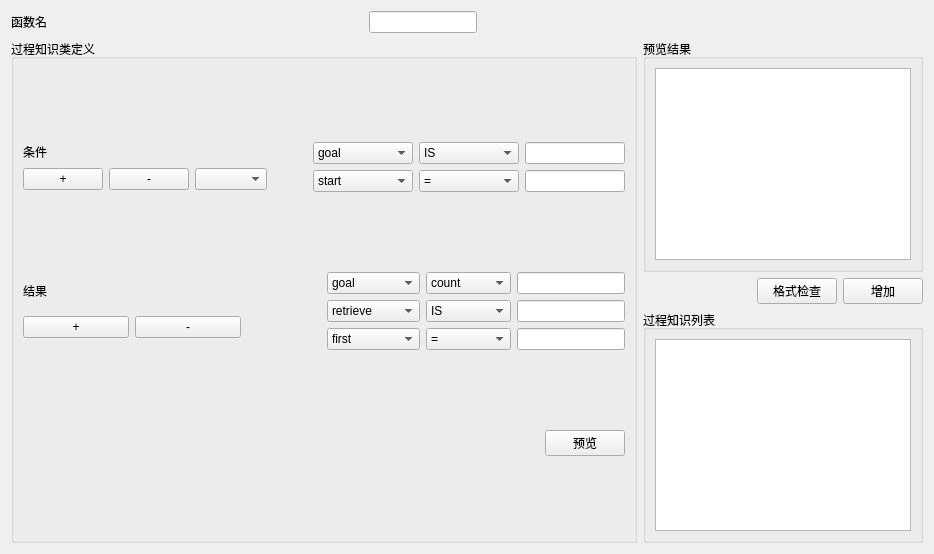
       <widget class="QWidget" name="tab_3">
        <attribute name="icon">
         <iconset resource="../SUBCMS/resources.qrc">
          <normaloff>:/images/resources/button-3.png</normaloff>:/images/resources/button-3.png</iconset>
        </attribute>
        <attribute name="title">
         <string>手工建模</string>
        </attribute>
        <layout class="QGridLayout" name="gridLayout_9">
         <item row="4" column="9">
          <widget class="QPushButton" name="pushButton_9">
           <property name="text">
            <string>格式检查</string>
           </property>
          </widget>
         </item>
         <item row="4" column="10">
          <widget class="QPushButton" name="pushButton_3">
           <property name="text">
            <string>增加</string>
           </property>
          </widget>
         </item>
         <item row="0" column="0">
          <widget class="QLabel" name="label">
           <property name="sizePolicy">
            <sizepolicy hsizetype="Fixed" vsizetype="Fixed">
             <horstretch>0</horstretch>
             <verstretch>0</verstretch>
            </sizepolicy>
           </property>
           <property name="text">
            <string>函数名</string>
           </property>
          </widget>
         </item>
         <item row="0" column="1">
          <widget class="QLineEdit" name="lineEdit">
           <property name="sizePolicy">
            <sizepolicy hsizetype="Fixed" vsizetype="Fixed">
             <horstretch>0</horstretch>
             <verstretch>0</verstretch>
            </sizepolicy>
           </property>
          </widget>
         </item>
         <item row="3" column="2" colspan="9">
          <widget class="QGroupBox" name="groupBox_2">
           <property name="title">
            <string>预览结果</string>
           </property>
           <layout class="QGridLayout" name="gridLayout_7">
            <item row="0" column="0">
             <widget class="QTextBrowser" name="textBrowser_4">
              <property name="sizePolicy">
               <sizepolicy hsizetype="Preferred" vsizetype="Expanding">
                <horstretch>0</horstretch>
                <verstretch>0</verstretch>
               </sizepolicy>
              </property>
              <property name="html">
               <string>&lt;!DOCTYPE HTML PUBLIC &quot;-//W3C//DTD HTML 4.0//EN&quot; &quot;http://www.w3.org/TR/REC-html40/strict.dtd&quot;&gt;
&lt;html&gt;&lt;head&gt;&lt;meta name=&quot;qrichtext&quot; content=&quot;1&quot; /&gt;&lt;style type=&quot;text/css&quot;&gt;
p, li { white-space: pre-wrap; }
&lt;/style&gt;&lt;/head&gt;&lt;body style=&quot; font-family:'SimSun'; font-size:9pt; font-weight:400; font-style:normal;&quot;&gt;
&lt;p style=&quot;-qt-paragraph-type:empty; margin-top:0px; margin-bottom:0px; margin-left:0px; margin-right:0px; -qt-block-indent:0; text-indent:0px;&quot;&gt;&lt;br /&gt;&lt;/p&gt;&lt;/body&gt;&lt;/html&gt;</string>
              </property>
             </widget>
            </item>
           </layout>
          </widget>
         </item>
         <item row="5" column="2" rowspan="2" colspan="9">
          <widget class="QGroupBox" name="groupBox_3">
           <property name="title">
            <string>过程知识列表</string>
           </property>
           <layout class="QGridLayout" name="gridLayout_8">
            <item row="0" column="0">
             <widget class="QListWidget" name="listWidget_4">
              <property name="sizePolicy">
               <sizepolicy hsizetype="Preferred" vsizetype="Expanding">
                <horstretch>0</horstretch>
                <verstretch>0</verstretch>
               </sizepolicy>
              </property>
             </widget>
            </item>
           </layout>
          </widget>
         </item>
         <item row="3" column="0" rowspan="4" colspan="2">
          <widget class="QGroupBox" name="groupBox">
           <property name="title">
            <string>过程知识类定义</string>
           </property>
           <layout class="QGridLayout" name="gridLayout_6">
            <item row="0" column="0">
             <layout class="QHBoxLayout" name="horizontalLayout_6">
              <item>
               <layout class="QVBoxLayout" name="verticalLayout_7">
                <item>
                 <widget class="QLabel" name="label_12">
                  <property name="sizePolicy">
                   <sizepolicy hsizetype="Fixed" vsizetype="Fixed">
                    <horstretch>0</horstretch>
                    <verstretch>0</verstretch>
                   </sizepolicy>
                  </property>
                  <property name="text">
                   <string>条件</string>
                  </property>
                 </widget>
                </item>
                <item>
                 <layout class="QHBoxLayout" name="horizontalLayout_4">
                  <item>
                   <widget class="QPushButton" name="pushButton">
                    <property name="sizePolicy">
                     <sizepolicy hsizetype="Fixed" vsizetype="Fixed">
                      <horstretch>0</horstretch>
                      <verstretch>0</verstretch>
                     </sizepolicy>
                    </property>
                    <property name="text">
                     <string>+</string>
                    </property>
                   </widget>
                  </item>
                  <item>
                   <widget class="QPushButton" name="pushButton_8">
                    <property name="text">
                     <string>-</string>
                    </property>
                   </widget>
                  </item>
                  <item>
                   <widget class="QComboBox" name="comboBox_8"/>
                  </item>
                  <item>
                   <spacer name="horizontalSpacer_8">
                    <property name="orientation">
                     <enum>Qt::Horizontal</enum>
                    </property>
                    <property name="sizeType">
                     <enum>QSizePolicy::Fixed</enum>
                    </property>
                    <property name="sizeHint" stdset="0">
                     <size>
                      <width>40</width>
                      <height>20</height>
                     </size>
                    </property>
                   </spacer>
                  </item>
                 </layout>
                </item>
               </layout>
              </item>
              <item>
               <layout class="QHBoxLayout" name="horizontalLayout_2">
                <item>
                 <layout class="QVBoxLayout" name="verticalLayout">
                  <item>
                   <widget class="QComboBox" name="comboBox_3">
                    <property name="sizePolicy">
                     <sizepolicy hsizetype="Minimum" vsizetype="Fixed">
                      <horstretch>0</horstretch>
                      <verstretch>0</verstretch>
                     </sizepolicy>
                    </property>
                    <property name="minimumSize">
                     <size>
                      <width>100</width>
                      <height>20</height>
                     </size>
                    </property>
                    <item>
                     <property name="text">
                      <string>goal</string>
                     </property>
                    </item>
                   </widget>
                  </item>
                  <item>
                   <widget class="QComboBox" name="comboBox_9">
                    <property name="sizePolicy">
                     <sizepolicy hsizetype="Minimum" vsizetype="Fixed">
                      <horstretch>0</horstretch>
                      <verstretch>0</verstretch>
                     </sizepolicy>
                    </property>
                    <property name="minimumSize">
                     <size>
                      <width>100</width>
                      <height>20</height>
                     </size>
                    </property>
                    <item>
                     <property name="text">
                      <string>start</string>
                     </property>
                    </item>
                   </widget>
                  </item>
                 </layout>
                </item>
                <item>
                 <layout class="QVBoxLayout" name="verticalLayout_2">
                  <item>
                   <widget class="QComboBox" name="comboBox_7">
                    <property name="sizePolicy">
                     <sizepolicy hsizetype="Minimum" vsizetype="Fixed">
                      <horstretch>0</horstretch>
                      <verstretch>0</verstretch>
                     </sizepolicy>
                    </property>
                    <property name="minimumSize">
                     <size>
                      <width>100</width>
                      <height>20</height>
                     </size>
                    </property>
                    <item>
                     <property name="text">
                      <string>IS</string>
                     </property>
                    </item>
                    <item>
                     <property name="text">
                      <string>=</string>
                     </property>
                    </item>
                    <item>
                     <property name="text">
                      <string>&gt;</string>
                     </property>
                    </item>
                    <item>
                     <property name="text">
                      <string>&lt;</string>
                     </property>
                    </item>
                    <item>
                     <property name="text">
                      <string>&gt;=</string>
                     </property>
                    </item>
                    <item>
                     <property name="text">
                      <string>&lt;=</string>
                     </property>
                    </item>
                   </widget>
                  </item>
                  <item>
                   <widget class="QComboBox" name="comboBox_10">
                    <property name="sizePolicy">
                     <sizepolicy hsizetype="Minimum" vsizetype="Fixed">
                      <horstretch>0</horstretch>
                      <verstretch>0</verstretch>
                     </sizepolicy>
                    </property>
                    <property name="minimumSize">
                     <size>
                      <width>100</width>
                      <height>20</height>
                     </size>
                    </property>
                    <item>
                     <property name="text">
                      <string>=</string>
                     </property>
                    </item>
                   </widget>
                  </item>
                 </layout>
                </item>
                <item>
                 <layout class="QVBoxLayout" name="verticalLayout_3">
                  <item>
                   <widget class="QLineEdit" name="lineEdit_3">
                    <property name="sizePolicy">
                     <sizepolicy hsizetype="Minimum" vsizetype="Fixed">
                      <horstretch>0</horstretch>
                      <verstretch>0</verstretch>
                     </sizepolicy>
                    </property>
                    <property name="minimumSize">
                     <size>
                      <width>100</width>
                      <height>20</height>
                     </size>
                    </property>
                    <property name="text">
                     <string/>
                    </property>
                   </widget>
                  </item>
                  <item>
                   <widget class="QLineEdit" name="lineEdit_8">
                    <property name="sizePolicy">
                     <sizepolicy hsizetype="Minimum" vsizetype="Fixed">
                      <horstretch>0</horstretch>
                      <verstretch>0</verstretch>
                     </sizepolicy>
                    </property>
                    <property name="minimumSize">
                     <size>
                      <width>100</width>
                      <height>20</height>
                     </size>
                    </property>
                    <property name="text">
                     <string/>
                    </property>
                   </widget>
                  </item>
                 </layout>
                </item>
               </layout>
              </item>
             </layout>
            </item>
            <item row="1" column="0">
             <layout class="QHBoxLayout" name="horizontalLayout_7">
              <item>
               <layout class="QVBoxLayout" name="verticalLayout_8">
                <item>
                 <widget class="QLabel" name="label_10">
                  <property name="sizePolicy">
                   <sizepolicy hsizetype="Fixed" vsizetype="Fixed">
                    <horstretch>0</horstretch>
                    <verstretch>0</verstretch>
                   </sizepolicy>
                  </property>
                  <property name="text">
                   <string>结果</string>
                  </property>
                 </widget>
                </item>
                <item>
                 <layout class="QHBoxLayout" name="horizontalLayout_5">
                  <item>
                   <widget class="QPushButton" name="pushButton_12">
                    <property name="text">
                     <string>+</string>
                    </property>
                   </widget>
                  </item>
                  <item>
                   <widget class="QPushButton" name="pushButton_11">
                    <property name="text">
                     <string>-</string>
                    </property>
                   </widget>
                  </item>
                  <item>
                   <spacer name="horizontalSpacer_4">
                    <property name="orientation">
                     <enum>Qt::Horizontal</enum>
                    </property>
                    <property name="sizeType">
                     <enum>QSizePolicy::Minimum</enum>
                    </property>
                    <property name="sizeHint" stdset="0">
                     <size>
                      <width>40</width>
                      <height>20</height>
                     </size>
                    </property>
                   </spacer>
                  </item>
                  <item>
                   <spacer name="horizontalSpacer_3">
                    <property name="orientation">
                     <enum>Qt::Horizontal</enum>
                    </property>
                    <property name="sizeType">
                     <enum>QSizePolicy::Fixed</enum>
                    </property>
                    <property name="sizeHint" stdset="0">
                     <size>
                      <width>40</width>
                      <height>20</height>
                     </size>
                    </property>
                   </spacer>
                  </item>
                 </layout>
                </item>
               </layout>
              </item>
              <item>
               <layout class="QHBoxLayout" name="horizontalLayout_3">
                <item>
                 <layout class="QVBoxLayout" name="verticalLayout_4">
                  <item>
                   <widget class="QComboBox" name="comboBox_4">
                    <item>
                     <property name="text">
                      <string>goal</string>
                     </property>
                    </item>
                    <item>
                     <property name="text">
                      <string>count-order</string>
                     </property>
                    </item>
                   </widget>
                  </item>
                  <item>
                   <widget class="QComboBox" name="comboBox_5">
                    <item>
                     <property name="text">
                      <string>retrieve</string>
                     </property>
                    </item>
                   </widget>
                  </item>
                  <item>
                   <widget class="QComboBox" name="comboBox_6">
                    <item>
                     <property name="text">
                      <string>first</string>
                     </property>
                    </item>
                   </widget>
                  </item>
                 </layout>
                </item>
                <item>
                 <layout class="QVBoxLayout" name="verticalLayout_5">
                  <item>
                   <widget class="QComboBox" name="comboBox_11">
                    <item>
                     <property name="text">
                      <string>count</string>
                     </property>
                    </item>
                    <item>
                     <property name="text">
                      <string>=</string>
                     </property>
                    </item>
                    <item>
                     <property name="text">
                      <string>&gt;</string>
                     </property>
                    </item>
                    <item>
                     <property name="text">
                      <string>&lt;</string>
                     </property>
                    </item>
                    <item>
                     <property name="text">
                      <string>&gt;=</string>
                     </property>
                    </item>
                    <item>
                     <property name="text">
                      <string>&lt;=</string>
                     </property>
                    </item>
                   </widget>
                  </item>
                  <item>
                   <widget class="QComboBox" name="comboBox_12">
                    <item>
                     <property name="text">
                      <string>IS</string>
                     </property>
                    </item>
                    <item>
                     <property name="text">
                      <string>=</string>
                     </property>
                    </item>
                    <item>
                     <property name="text">
                      <string>&gt;</string>
                     </property>
                    </item>
                    <item>
                     <property name="text">
                      <string>&lt;</string>
                     </property>
                    </item>
                    <item>
                     <property name="text">
                      <string>&gt;=</string>
                     </property>
                    </item>
                    <item>
                     <property name="text">
                      <string>&lt;=</string>
                     </property>
                    </item>
                   </widget>
                  </item>
                  <item>
                   <widget class="QComboBox" name="comboBox_13">
                    <item>
                     <property name="text">
                      <string>=</string>
                     </property>
                    </item>
                   </widget>
                  </item>
                 </layout>
                </item>
                <item>
                 <layout class="QVBoxLayout" name="verticalLayout_6">
                  <item>
                   <widget class="QLineEdit" name="lineEdit_9">
                    <property name="sizePolicy">
                     <sizepolicy hsizetype="Preferred" vsizetype="Fixed">
                      <horstretch>0</horstretch>
                      <verstretch>0</verstretch>
                     </sizepolicy>
                    </property>
                    <property name="text">
                     <string/>
                    </property>
                   </widget>
                  </item>
                  <item>
                   <widget class="QLineEdit" name="lineEdit_4">
                    <property name="sizePolicy">
                     <sizepolicy hsizetype="Preferred" vsizetype="Fixed">
                      <horstretch>0</horstretch>
                      <verstretch>0</verstretch>
                     </sizepolicy>
                    </property>
                    <property name="text">
                     <string/>
                    </property>
                   </widget>
                  </item>
                  <item>
                   <widget class="QLineEdit" name="lineEdit_5">
                    <property name="sizePolicy">
                     <sizepolicy hsizetype="Preferred" vsizetype="Fixed">
                      <horstretch>0</horstretch>
                      <verstretch>0</verstretch>
                     </sizepolicy>
                    </property>
                    <property name="text">
                     <string/>
                    </property>
                   </widget>
                  </item>
                 </layout>
                </item>
               </layout>
              </item>
             </layout>
            </item>
            <item row="2" column="0">
             <layout class="QHBoxLayout" name="horizontalLayout_8">
              <item>
               <spacer name="horizontalSpacer_5">
                <property name="orientation">
                 <enum>Qt::Horizontal</enum>
                </property>
                <property name="sizeType">
                 <enum>QSizePolicy::Fixed</enum>
                </property>
                <property name="sizeHint" stdset="0">
                 <size>
                  <width>40</width>
                  <height>20</height>
                 </size>
                </property>
               </spacer>
              </item>
              <item>
               <spacer name="horizontalSpacer_6">
                <property name="orientation">
                 <enum>Qt::Horizontal</enum>
                </property>
                <property name="sizeHint" stdset="0">
                 <size>
                  <width>40</width>
                  <height>20</height>
                 </size>
                </property>
               </spacer>
              </item>
              <item>
               <widget class="QPushButton" name="pushButton_4">
                <property name="text">
                 <string>预览</string>
                </property>
               </widget>
              </item>
             </layout>
            </item>
           </layout>
          </widget>
         </item>
        </layout>
        <zorder>groupBox</zorder>
        <zorder>groupBox_3</zorder>
        <zorder>groupBox_2</zorder>
        <zorder>pushButton_3</zorder>
        <zorder>pushButton_9</zorder>
        <zorder>label</zorder>
        <zorder>lineEdit</zorder>
       </widget>
